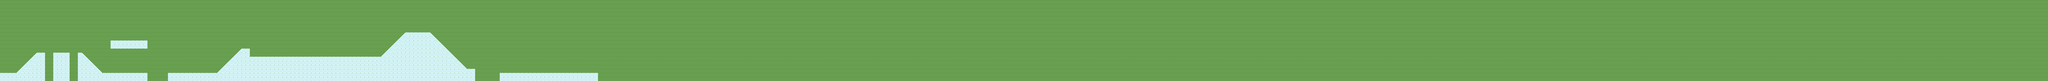

A 2D game scene composited from a Tiled map and its tileset images. What follows is a short description and the map's XML, with each tile layer's data collapsed to a summary:
An orthogonal 500x20 tile map with 32x32 px tiles, 2 tile layers (PatronesFondo, PatronesTerreno) and 45 objects.

<map version="1.0" orientation="orthogonal" renderorder="right-down" width="500" height="20" tilewidth="32" tileheight="32" nextobjectid="76">
 <tileset firstgid="1" name="tiles32" tilewidth="32" tileheight="32" tilecount="98" columns="14">
  <image source="tiles32.png" width="448" height="224" />
 </tileset>
 <layer name="PatronesFondo" width="500" height="20">
  <data>[10000 cells, 10000 non-empty, 1 distinct tile ids]</data>
 </layer>
 <layer name="PatronesTerreno" width="500" height="20">
  <data>[10000 cells, 667 non-empty, 6 distinct tile ids]</data>
 </layer>
 <objectgroup name="Suelos">
  <object id="3" x="0" y="572.727">
   <polyline points="0,0 124.242,3.0303 287.879,-157.576 348.485,-157.576 351.515,63.6364" />
  </object>
  <object id="8" x="415.152" y="639.394">
   <polyline points="0,0 0,-224.242 127.273,-224.242 127.273,-3.0303" />
  </object>
  <object id="9" x="609.091" y="636.364">
   <polyline points="0,0 -3.0303,-224.242 24.2424,-224.242 184.848,-60.6061 539.394,-60.6061 542.424,0" />
  </object>
  <object id="19" x="864" y="322">
   <polyline points="0,0 2,60 286,60 288,-4 -2,-2" />
  </object>
  <object id="20" x="1309.09" y="633.333">
   <polyline points="0,0 3.0303,-54.5455 378.788,-57.5758 578.788,-248.485 642.424,-248.485 645.455,-190.909 1078.79,-187.879 1669.7,-187.879 1857.58,-375.758 2048.48,-375.758 2336.36,-93.9394 2396.97,-90.9091 2400,3.0303" />
  </object>
  <object id="21" x="3906.06" y="633.333">
   <polyline points="0,0 -3.0303,-57.5758 766.667,-57.5758 766.667,0" />
  </object>
 </objectgroup>
 <objectgroup name="Monedas">
  <object id="10" x="207" y="284" width="40" height="40" />
  <object id="13" x="276.697" y="305.212" width="40" height="40" />
  <object id="14" x="459.424" y="241.364" width="40" height="40" />
  <object id="15" x="716.091" y="387.03" width="40" height="40" />
  <object id="22" x="1340.33" y="502.182" width="40" height="40" />
  <object id="23" x="1461.82" y="504.242" width="40" height="40" />
  <object id="24" x="1610.3" y="507.273" width="40" height="40" />
  <object id="26" x="1889.09" y="289.091" width="40" height="40" />
  <object id="30" x="2900" y="360" width="40" height="40" />
  <object id="32" x="3132" y="140" width="40" height="40" />
  <object id="34" x="3592" y="160" width="40" height="40" />
  <object id="35" x="3820" y="308" width="40" height="40" />
  <object id="36" x="4088" y="428" width="40" height="40" />
 </objectgroup>
 <objectgroup name="Enemigos">
  <object id="40" x="992" y="488" width="40" height="40" />
  <object id="41" x="1512" y="344" width="40" height="40" />
  <object id="43" x="3244" y="120" width="40" height="40" />
 </objectgroup>
 <objectgroup name="Muros">
  <object id="46" x="420" y="420">
   <polyline points="0,0 4,-152" />
  </object>
  <object id="47" x="536" y="420">
   <polyline points="0,0 4,-148" />
  </object>
  <object id="48" x="968" y="568">
   <polyline points="0,0 -100,-116" />
  </object>
  <object id="49" x="1052" y="576">
   <polyline points="0,0 136,-124" />
  </object>
  <object id="50" x="1148" y="320">
   <polyline points="0,0 0,-188" />
  </object>
  <object id="51" x="868" y="320">
   <polyline points="0,0 -4,-196" />
  </object>
  <object id="52" x="1340" y="580">
   <polyline points="0,0 0,-320" />
  </object>
  <object id="53" x="1688" y="576">
   <polyline points="0,0 4,-332" />
  </object>
  <object id="54" x="2320" y="452">
   <polyline points="0,0 -4,-284" />
  </object>
  <object id="55" x="2564" y="452">
   <polyline points="0,0 0,-276" />
  </object>
  <object id="56" x="3192" y="252">
   <polyline points="0,0 -12,-200 164,-196 172,-12" />
  </object>
  <object id="57" x="3592" y="480">
   <polyline points="0,0 120,-200" />
  </object>
  <object id="58" x="3836" y="284">
   <polyline points="0,0 168,208" />
  </object>
  <object id="59" x="4312" y="340">
   <polyline points="0,0 -4,228" />
  </object>
  <object id="60" x="4574" y="367">
   <polyline points="0,0 -8,208" />
  </object>
 </objectgroup>
 <objectgroup name="Meta">
  <object id="65" x="4672" y="560">
   <polyline points="0,0 -1,-488" />
  </object>
 </objectgroup>
 <objectgroup name="NuevosEnemigos">
  <object id="66" x="2417.36" y="291.667" width="40" height="40" />
  <object id="67" x="4401.27" y="414.879" width="40" height="40" />
  <object id="68" x="993.152" y="178.485" width="40" height="40" />
 </objectgroup>
 <objectgroup name="EnemigosPinchos">
  <object id="72" x="2058" y="398" width="40" height="40" />
  <object id="73" x="3660" y="493" width="40" height="40" />
  <object id="74" x="3928" y="527" width="40" height="40" />
  <object id="75" x="2744" y="394" width="40" height="40" />
 </objectgroup>
</map>
